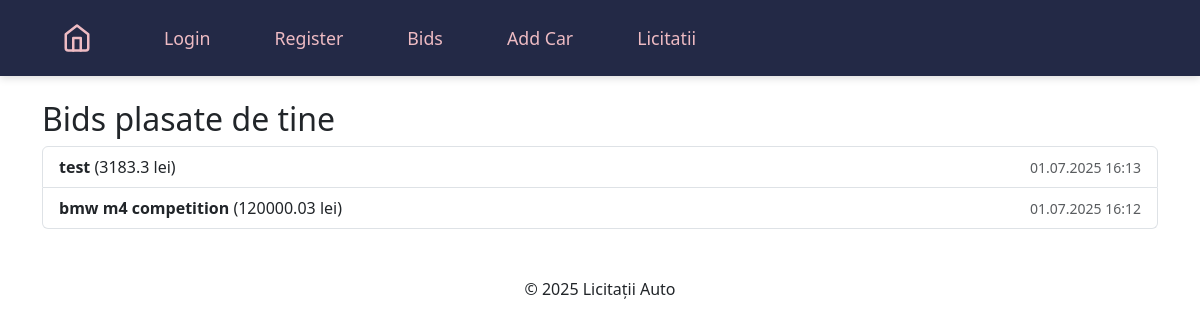
The app's page /my-bids/ (signed in) with its own data.
### auctions/models.py (models this page shows, shortened)
class Bid(models.Model):
    auction = models.ForeignKey(Auction, related_name='bids', on_delete=models.CASCADE)
    car = models.ForeignKey(Car, related_name='bids', on_delete=models.CASCADE)
    user = models.ForeignKey(User, on_delete=models.CASCADE)
    amount = models.FloatField()
    created_at = models.DateTimeField(auto_now_add=True)

class Car(models.Model):
    name = models.CharField(max_length=100)
    description = models.TextField()
    price = models.DecimalField(max_digits=10, decimal_places=2)
    image = models.ImageField(upload_to='media/')
    created_at = models.DateTimeField(default=timezone.now)
    updated_at = models.DateTimeField(auto_now=True)

### auctions/views.py (the view)
# urls.py: path('my-bids/', views.my_bids, name='bids'),
@login_required
def my_bids(request):
    bids = Bid.objects.filter(user=request.user).order_by('-created_at')
    return render(request, 'auctions/my_bids.html', {'bids': bids})

### templates/auctions/my_bids.html (shortened to what this page needs)
{% extends "main.html" %}
{% block content %}
  <h2>Bids plasate de tine</h2>
  {% if bids %}
    <ul class="list-group mb-3">
      {% for bid in bids %}
        <li class="list-group-item d-flex justify-content-between align-items-center">
          <span>
            <strong>{{ bid.car.name }}</strong> ({{ bid.amount }} lei)
          </span>
          <small class="text-muted">{{ bid.created_at|date:"d.m.Y H:i" }}</small>
        </li>
      {% endfor %}
    </ul>
  {% else %}
    <p>Nu ai plasat încă niciun bid.</p>
  {% endif %}
{% endblock %}

### records on screen
Bid: car.name "test", amount "3183.3", created_at "01.07.2025 16:13"
Bid: car.name "bmw m4 competition", amount "120000.03", created_at "01.07.2025 16:12"
